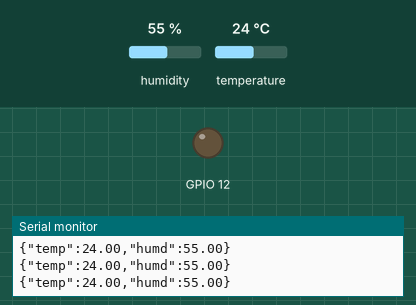
This sketch was run on a simulated ESP32. Shown: output pins drawn as LEDs (lit = HIGH), the last lines printed to the serial monitor. The test bench sets the inputs (shaded band); at power-on: humidity 55 %, temperature 24 °C.

Above: at 2.5 s.
At 5.15 s:
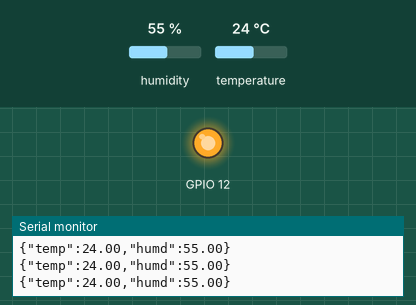
Timing chart, 0 to 6.9 s (numbered marks = the images above):
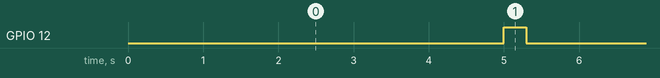

Measured:
- by itself, GPIO 12: alternates HIGH for 0.30 s and LOW for 5.0 s

The sketch:

TempSense.ino
```cpp
#include "DHT.h"
#include "WiFi.h"
#include <ESPAsyncWebServer.h>
#include "myliteral.h"

#define dhtPin 5

#define led 12

#define dhtType DHT22

DHT dht(dhtPin, dhtType);


String data = "";

float temperature = 0.0, humidity = 0.0;

unsigned long lastReadTime = 0;


const char* ssid = "T-Sense";
const char* password = "Tense-2025";

AsyncWebServer server(80);

class Blinker
{
    int ledPin;
    long onTime;
    long offTime;

    int ledState;
    unsigned long previousMillis;
    unsigned long currentMillis;
  public:
    Blinker(int pin, long on, long off)
    {
      ledPin = pin;
      pinMode(ledPin, OUTPUT);

      onTime = on;
      offTime = off;
      ledState = LOW;
      previousMillis = 0;
    }
    void Update()
    {
      currentMillis = millis();
      if ((ledState == HIGH) && (currentMillis - previousMillis >= onTime))
      {
        ledState = LOW;
        previousMillis = currentMillis;
        digitalWrite(ledPin, ledState);
      }
      else if ((ledState == LOW) && (currentMillis - previousMillis >= offTime))
      {
        ledState = HIGH;
        previousMillis = currentMillis;
        digitalWrite(ledPin, ledState);
      }
    }
};

Blinker heartbeatLED(led, 300, 5000);


struct TempSense {
  unsigned long lastSendTime = 0;

  void init() {
    Serial.begin(9600);

    WiFi.softAP(ssid, password);

    IPAddress IP = WiFi.softAPIP();

    dht.begin();

    data.reserve(32);

    server.on("/", HTTP_GET, [](AsyncWebServerRequest* request) {
      request->send_P(200, "text/html", index_html);
    });

    server.on("/get-data", HTTP_GET, [](AsyncWebServerRequest* request) {
      request->send_P(200, "text/plain", data.c_str());
    });

    server.begin();
  }

  void measureTemperatureAndHumidity() {
    temperature = dht.readTemperature();
    humidity = dht.readHumidity();
    if (isnan(humidity)) {
      humidity = 0;
    }
    if (isnan(temperature)) {
      temperature = 0;
    }
  }

  void load_data(void) {
    data = "";
    data.concat("{\"temp\":");
    data.concat(temperature);
    data.concat(",\"humd\":");
    data.concat(humidity);
    data.concat("}");
  }

  void run() {
    if (millis() - lastReadTime > 500) {
      measureTemperatureAndHumidity();
      load_data();
      Serial.println(data);
      lastReadTime = millis();
    }
    heartbeatLED.Update();
  }
} tempsense;

void setup() {
  tempsense.init();
}

void loop() {
  tempsense.run();
}
```

myliteral.h
```cpp
const char index_html[] PROGMEM = R"rawliteral(
<!DOCTYPE html>
<html lang="en">
<head>
  <meta charset="UTF-8" />
  <meta name="viewport" content="width=device-width, initial-scale=1.0"/>
  <title>Temperature Sensor Dashboard</title>
  <style>
    :root {
      --temperature-color: #ff6b6b;
      --humidity-color: #1dd1a1;
      --bg-color: #f1f2f6;
      --card-radius: 16px;
      --card-shadow: 0 4px 20px rgba(0, 0, 0, 0.1);
    }

    * {
      margin: 0;
      padding: 0;
      box-sizing: border-box;
      font-family: "Segoe UI", Tahoma, Geneva, Verdana, sans-serif;
    }

    body {
      background-color: var(--bg-color);
      display: flex;
      flex-direction: column;
      align-items: center;
      justify-content: start;
      min-height: 100vh;
      padding: 20px;
    }

    h1 {
      margin-bottom: 24px;
      color: #2f3542;
    }

    .card-container {
      display: flex;
      flex-direction: column;
      gap: 20px;
      width: 100%;
      max-width: 400px;
    }

    .card {
      padding: 20px;
      border-radius: var(--card-radius);
      box-shadow: var(--card-shadow);
      color: white;
      display: flex;
      justify-content: space-between;
      align-items: center;
      font-size: 1.2rem;
    }

    .temperature-card {
      background-color: var(--temperature-color);
    }

    .humidity-card {
      background-color: var(--humidity-color);
    }

    .value {
      font-size: 2rem;
      font-weight: bold;
    }

    @media (min-width: 600px) {
      .card-container {
        flex-direction: row;
        justify-content: center;
      }
    }
  </style>
</head>
<body>
  <h1>Temperature Sensor Dashboard</h1>
  <div class="card-container">
    <div class="card temperature-card">
      <div>Temperature</div>
      <div class="value" id="tempValue">-- °C</div>
    </div>
    <div class="card humidity-card">
      <div>Humidity</div>
      <div class="value" id="humidityValue">-- %</div>
    </div>
  </div>

  <script>
    async function fetchSensorData() {
      try {
        const response = await fetch("/get-data");
        const data = await response.json();

        document.getElementById("tempValue").textContent = `${data.temp} °C`;
        document.getElementById("humidityValue").textContent = `${data.humd} %`;
      } catch (error) {
        console.error("Error fetching sensor data:", error);
      }
    }

    setInterval(fetchSensorData, 1000);
    fetchSensorData();
  </script>
</body>
</html>
)rawliteral";
```
